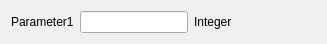
<?xml version="1.0" encoding="UTF-8"?>
<ui version="4.0">
 <class>ParameterValueForm</class>
 <widget class="QWidget" name="ParameterValueForm">
  <property name="geometry">
   <rect>
    <x>0</x>
    <y>0</y>
    <width>327</width>
    <height>41</height>
   </rect>
  </property>
  <property name="windowTitle">
   <string>Form</string>
  </property>
  <layout class="QGridLayout" name="gridLayout">
   <item row="0" column="0">
    <widget class="QLabel" name="nameLabel">
     <property name="text">
      <string>Parameter1</string>
     </property>
    </widget>
   </item>
   <item row="0" column="1">
    <widget class="QLineEdit" name="valueLineEdit"/>
   </item>
   <item row="0" column="2">
    <widget class="QLabel" name="typeLabel">
     <property name="text">
      <string>Integer</string>
     </property>
    </widget>
   </item>
   <item row="0" column="3">
    <spacer name="horizontalSpacer_2">
     <property name="orientation">
      <enum>Qt::Horizontal</enum>
     </property>
     <property name="sizeHint" stdset="0">
      <size>
       <width>49</width>
       <height>20</height>
      </size>
     </property>
    </spacer>
   </item>
  </layout>
 </widget>
 <resources/>
 <connections/>
</ui>
